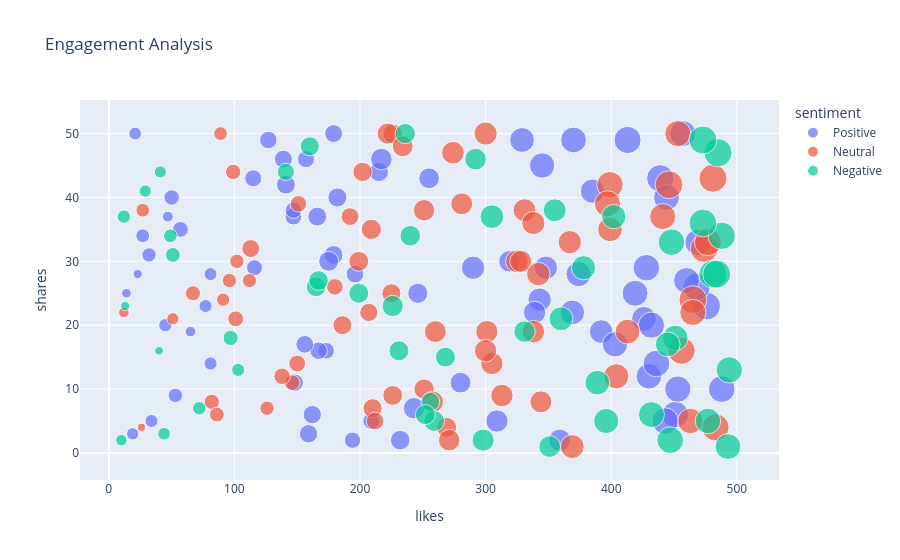

Notebook cell for this chart:
### Code cell
# Engagement scatter
fig = px.scatter(df, x='likes', y='shares', color='sentiment', size='engagement', title='Engagement Analysis')
fig.show()

### Figure 1 — Plotly figure (JSON) as saved in the notebook; plotly's stock layout.template omitted (floating-point values rounded to 4 significant figures)
{"data": [{"hovertemplate": "sentiment=Positive<br>likes=%{x}<br>shares=%{y}<br>engagement=%{marker.size}<extra></extra>", "legendgroup": "Positive", "marker": {"color": "#636efa", "size": [539, 130, 507, 538, 355, 411, 216, 276, 131, 146, 246, 124, 293, 221, 70, 414, 270, 561, 221, 211, 349, 330, 415, 462, 115, 270, 64, 301, 234, 462, 516, 285, 274, 500, 535, 379, 426, 182, 247, 469, 222, 132, 159, 255, 583, 543, 372, 567, 86, 565, 128, 134, 489, 526, 308, 448, 354, 204, 157, 90, 240, 240, 195, 509, 192, 521, 205, 258, 487, 513, 328, 479, 233, 512, 545, 526, 233, 378], "sizemode": "area", "sizeref": 1.518, "symbol": "circle"}, "mode": "markers", "name": "Positive", "orientation": "v", "showlegend": true, "type": "scatter", "x": [451, 77, 370, 428, 319, 348, 147, 182, 34, 27, 139, 21, 232, 115, 14, 290, 141, 413, 209, 173, 243, 280, 343, 369, 19, 179, 23, 175, 167, 426, 457, 215, 166, 430, 443, 309, 392, 50, 179, 329, 157, 81, 53, 162, 476, 436, 359, 468, 65, 439, 81, 45, 345, 432, 246, 385, 217, 194, 32, 47, 156, 196, 116, 444, 57, 469, 147, 159, 403, 419, 255, 374, 148, 460, 488, 453, 127, 339], "xaxis": "x", "y": [6, 23, 49, 29, 30, 29, 37, 40, 5, 34, 46, 50, 2, 43, 25, 29, 42, 49, 5, 16, 7, 11, 24, 22, 3, 31, 28, 30, 16, 21, 50, 44, 37, 12, 5, 5, 19, 40, 50, 49, 46, 14, 9, 6, 23, 14, 2, 26, 19, 43, 28, 20, 45, 20, 25, 41, 46, 2, 31, 37, 17, 28, 29, 40, 35, 33, 38, 3, 17, 25, 43, 28, 11, 27, 10, 10, 49, 22], "yaxis": "y"}, {"hovertemplate": "sentiment=Neutral<br>likes=%{x}<br>shares=%{y}<br>engagement=%{marker.size}<extra></extra>", "legendgroup": "Neutral", "marker": {"color": "#EF553B", "size": [252, 431, 562, 363, 366, 492, 278, 184, 157, 208, 518, 588, 156, 314, 191, 176, 523, 277, 530, 207, 393, 376, 588, 389, 299, 274, 382, 283, 482, 368, 214, 299, 302, 458, 145, 364, 421, 390, 561, 377, 349, 241, 384, 241, 167, 155, 207, 402, 351, 113, 280, 51, 337, 135, 522, 515, 85, 153, 467, 408, 243, 412, 333, 587, 408, 179, 595, 174, 143, 558, 347, 314], "sizemode": "area", "sizeref": 1.518, "symbol": "circle"}, "mode": "markers", "name": "Neutral", "orientation": "v", "showlegend": true, "type": "scatter", "x": [207, 369, 483, 260, 344, 463, 210, 146, 126, 151, 441, 465, 102, 251, 101, 82, 465, 225, 399, 180, 325, 301, 446, 338, 226, 186, 313, 202, 404, 328, 150, 199, 269, 399, 89, 281, 342, 274, 456, 305, 258, 192, 300, 212, 86, 96, 138, 331, 271, 51, 226, 26, 222, 91, 397, 453, 12, 112, 413, 338, 113, 367, 234, 474, 300, 99, 481, 67, 27, 477, 251, 209], "xaxis": "x", "y": [22, 1, 4, 19, 8, 5, 7, 11, 7, 39, 37, 24, 30, 10, 21, 8, 22, 25, 42, 26, 30, 19, 42, 19, 9, 20, 9, 44, 12, 30, 14, 30, 4, 35, 50, 39, 28, 47, 16, 14, 8, 37, 16, 5, 6, 27, 12, 38, 2, 21, 50, 4, 50, 24, 39, 50, 22, 27, 19, 36, 32, 33, 48, 32, 50, 44, 43, 25, 38, 33, 38, 35], "yaxis": "y"}, {"hovertemplate": "sentiment=Negative<br>likes=%{x}<br>shares=%{y}<br>engagement=%{marker.size}<extra></extra>", "legendgroup": "Negative", "marker": {"color": "#00cc96", "size": [480, 137, 346, 513, 290, 269, 597, 529, 329, 507, 223, 465, 122, 66, 351, 277, 112, 100, 607, 500, 143, 294, 537, 58, 359, 540, 313, 496, 114, 129, 324, 305, 596, 304, 436, 373, 445, 358, 399, 176, 572, 167, 304, 302, 139, 594, 466, 586, 451, 427], "sizemode": "area", "sizeref": 1.518, "symbol": "circle"}, "mode": "markers", "name": "Negative", "orientation": "v", "showlegend": true, "type": "scatter", "x": [396, 12, 226, 432, 165, 256, 481, 494, 259, 493, 141, 389, 44, 13, 331, 160, 41, 10, 485, 451, 49, 167, 448, 40, 351, 447, 236, 477, 29, 103, 240, 199, 473, 231, 360, 298, 378, 292, 355, 97, 488, 51, 252, 268, 72, 484, 445, 473, 402, 305], "xaxis": "x", "y": [5, 37, 23, 6, 26, 8, 28, 13, 5, 1, 44, 11, 3, 23, 19, 48, 44, 2, 47, 18, 34, 27, 33, 16, 1, 2, 50, 5, 41, 13, 34, 25, 49, 16, 21, 2, 29, 46, 38, 18, 34, 31, 6, 15, 7, 28, 17, 36, 37, 37], "yaxis": "y"}], "layout": {"legend": {"itemsizing": "constant", "title": {"text": "sentiment"}, "tracegroupgap": 0}, "title": {"text": "Engagement Analysis"}, "xaxis": {"anchor": "y", "domain": [0, 1], "title": {"text": "likes"}}, "yaxis": {"anchor": "x", "domain": [0, 1], "title": {"text": "shares"}}}}
